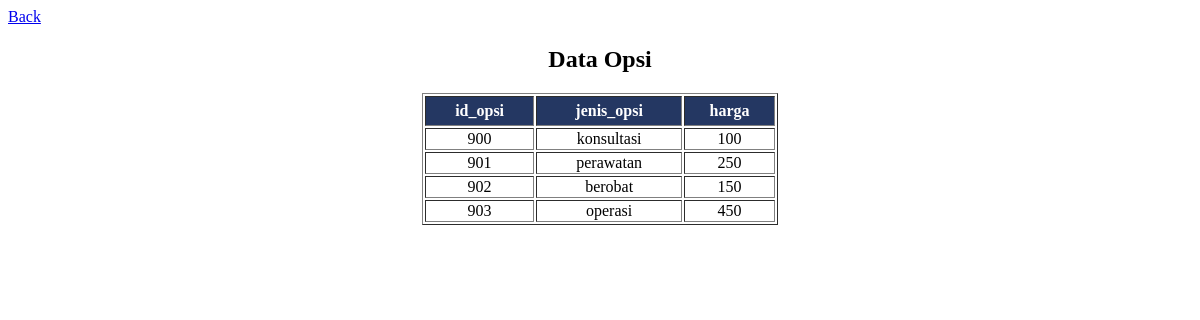
Page /view_opsi.php on the committed database.
### tables this page shows
CREATE TABLE `opsi` (
  `id_opsi` int(11) NOT NULL,
  `jenis_opsi` varchar(500) NOT NULL,
  `harga` int(11) NOT NULL
);

### view_opsi.php (the view, shortened to what this page needs)
<html>
<link rel="stylesheet" href="style.css" />
    <head></head>
    <body>
         <a href="home.php" >Back</a>
    <center>
        <h2>Data Opsi</h2>
        <table width="30%" border="1">
            <tr class="c">
                <th>id_opsi</th>
                <th>jenis_opsi</th>
                <th>harga</th>
            </tr>
        <?php
        include "koneksi.php";
        $query_mysql = mysqli_query($host,"SELECT * FROM opsi");
        while($data = mysqli_fetch_array($query_mysql)){
        ?>
            <tr align="center">
                <td><?php echo $data['id_opsi']; ?></td>
                <td><?php echo $data['jenis_opsi']; ?></td>
                <td><?php echo $data['harga']; ?></td>
             </tr>
             <?php } ?>
        </table>
    </body>
</html>

### style.css (style rules this page uses)
.c { background-color: #243762; color: white; height: 30; }

### rows in the picture
opsi: id_opsi "900", jenis_opsi "konsultasi", harga "100"
opsi: id_opsi "901", jenis_opsi "perawatan", harga "250"
opsi: id_opsi "902", jenis_opsi "berobat", harga "150"
opsi: id_opsi "903", jenis_opsi "operasi", harga "450"
